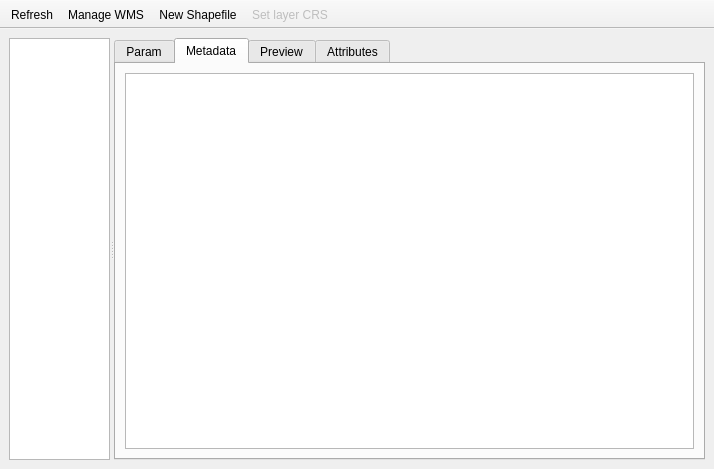
<?xml version="1.0" encoding="UTF-8"?>
<ui version="4.0">
 <class>QgsBrowserBase</class>
 <widget class="QMainWindow" name="QgsBrowserBase">
  <property name="geometry">
   <rect>
    <x>0</x>
    <y>0</y>
    <width>712</width>
    <height>469</height>
   </rect>
  </property>
  <property name="contextMenuPolicy">
   <enum>Qt::NoContextMenu</enum>
  </property>
  <property name="windowTitle">
   <string>QGIS Browser</string>
  </property>
  <widget class="QWidget" name="centralwidget">
   <property name="sizePolicy">
    <sizepolicy hsizetype="Expanding" vsizetype="Expanding">
     <horstretch>0</horstretch>
     <verstretch>0</verstretch>
    </sizepolicy>
   </property>
   <layout class="QHBoxLayout" name="horizontalLayout">
    <item>
     <widget class="QSplitter" name="splitter">
      <property name="sizePolicy">
       <sizepolicy hsizetype="Expanding" vsizetype="Expanding">
        <horstretch>0</horstretch>
        <verstretch>0</verstretch>
       </sizepolicy>
      </property>
      <property name="minimumSize">
       <size>
        <width>696</width>
        <height>0</height>
       </size>
      </property>
      <property name="orientation">
       <enum>Qt::Horizontal</enum>
      </property>
      <widget class="QTreeView" name="treeView">
       <property name="sizePolicy">
        <sizepolicy hsizetype="Preferred" vsizetype="Expanding">
         <horstretch>1</horstretch>
         <verstretch>0</verstretch>
        </sizepolicy>
       </property>
       <property name="dragEnabled">
        <bool>true</bool>
       </property>
       <property name="dragDropMode">
        <enum>QAbstractItemView::DragOnly</enum>
       </property>
       <attribute name="headerVisible">
        <bool>false</bool>
       </attribute>
      </widget>
      <widget class="QTabWidget" name="tabWidget">
       <property name="enabled">
        <bool>true</bool>
       </property>
       <property name="sizePolicy">
        <sizepolicy hsizetype="Expanding" vsizetype="Expanding">
         <horstretch>3</horstretch>
         <verstretch>0</verstretch>
        </sizepolicy>
       </property>
       <property name="currentIndex">
        <number>1</number>
       </property>
       <widget class="QWidget" name="paramTab">
        <property name="enabled">
         <bool>true</bool>
        </property>
        <attribute name="title">
         <string>Param</string>
        </attribute>
        <layout class="QVBoxLayout" name="verticalLayout_5">
         <item>
          <layout class="QVBoxLayout" name="paramLayout"/>
         </item>
        </layout>
       </widget>
       <widget class="QWidget" name="metaTab">
        <property name="enabled">
         <bool>true</bool>
        </property>
        <attribute name="title">
         <string>Metadata</string>
        </attribute>
        <layout class="QVBoxLayout" name="verticalLayout">
         <item>
          <widget class="QTextBrowser" name="metaTextBrowser"/>
         </item>
        </layout>
       </widget>
       <widget class="QWidget" name="previewTab">
        <property name="enabled">
         <bool>true</bool>
        </property>
        <attribute name="title">
         <string>Preview</string>
        </attribute>
        <layout class="QVBoxLayout" name="verticalLayout_2">
         <item>
          <widget class="QgsMapCanvas" name="mapCanvas"/>
         </item>
         <item>
          <widget class="QWidget" name="widget" native="true">
           <layout class="QHBoxLayout" name="horizontalLayout_2">
            <item>
             <spacer name="horizontalSpacer">
              <property name="orientation">
               <enum>Qt::Horizontal</enum>
              </property>
              <property name="sizeHint" stdset="0">
               <size>
                <width>370</width>
                <height>20</height>
               </size>
              </property>
             </spacer>
            </item>
            <item>
             <widget class="QPushButton" name="stopRenderingButton">
              <property name="sizePolicy">
               <sizepolicy hsizetype="Minimum" vsizetype="Fixed">
                <horstretch>0</horstretch>
                <verstretch>0</verstretch>
               </sizepolicy>
              </property>
              <property name="text">
               <string>Stop rendering</string>
              </property>
             </widget>
            </item>
           </layout>
          </widget>
         </item>
        </layout>
       </widget>
       <widget class="QWidget" name="attributesTab">
        <property name="enabled">
         <bool>true</bool>
        </property>
        <attribute name="title">
         <string>Attributes</string>
        </attribute>
        <layout class="QGridLayout" name="gridLayout">
         <item row="0" column="0">
          <widget class="QgsAttributeTableView" name="attributeTable"/>
         </item>
        </layout>
       </widget>
      </widget>
     </widget>
    </item>
   </layout>
  </widget>
  <widget class="QToolBar" name="toolBar">
   <property name="windowTitle">
    <string>toolBar</string>
   </property>
   <property name="movable">
    <bool>false</bool>
   </property>
   <property name="toolButtonStyle">
    <enum>Qt::ToolButtonTextBesideIcon</enum>
   </property>
   <property name="floatable">
    <bool>false</bool>
   </property>
   <attribute name="toolBarArea">
    <enum>TopToolBarArea</enum>
   </attribute>
   <attribute name="toolBarBreak">
    <bool>false</bool>
   </attribute>
   <addaction name="mActionRefresh"/>
   <addaction name="mActionWmsConnections"/>
   <addaction name="mActionNewVectorLayer"/>
   <addaction name="mActionSetProjection"/>
  </widget>
  <action name="mActionNewVectorLayer">
   <property name="icon">
    <iconset resource="../../images/images.qrc">
     <normaloff>:/images/themes/default/mActionNewVectorLayer.svg</normaloff>:/images/themes/default/mActionNewVectorLayer.svg</iconset>
   </property>
   <property name="text">
    <string>New Shapefile</string>
   </property>
   <property name="shortcut">
    <string>Ctrl+Shift+N</string>
   </property>
  </action>
  <action name="mActionRefresh">
   <property name="icon">
    <iconset resource="../../images/images.qrc">
     <normaloff>:/images/themes/default/mActionDraw.png</normaloff>:/images/themes/default/mActionDraw.png</iconset>
   </property>
   <property name="text">
    <string>Refresh</string>
   </property>
   <property name="shortcut">
    <string>Ctrl+R</string>
   </property>
  </action>
  <action name="mActionSetProjection">
   <property name="enabled">
    <bool>false</bool>
   </property>
   <property name="icon">
    <iconset resource="../../images/images.qrc">
     <normaloff>:/images/themes/default/mActionSetProjection.svg</normaloff>:/images/themes/default/mActionSetProjection.svg</iconset>
   </property>
   <property name="text">
    <string>Set layer CRS</string>
   </property>
   <property name="toolTip">
    <string>Set layer CRS</string>
   </property>
  </action>
  <action name="mActionWmsConnections">
   <property name="icon">
    <iconset resource="../../images/images.qrc">
     <normaloff>:/images/themes/default/mActionAddWmsLayer.svg</normaloff>:/images/themes/default/mActionAddWmsLayer.svg</iconset>
   </property>
   <property name="text">
    <string>Manage WMS</string>
   </property>
   <property name="toolTip">
    <string>Manage WMS Connections</string>
   </property>
   <property name="shortcut">
    <string>Ctrl+Shift+W</string>
   </property>
  </action>
 </widget>
 <customwidgets>
  <customwidget>
   <class>QgsMapCanvas</class>
   <extends>QGraphicsView</extends>
   <header>qgsmapcanvas.h</header>
  </customwidget>
  <customwidget>
   <class>QgsAttributeTableView</class>
   <extends>QTableView</extends>
   <header>qgsattributetableview.h</header>
  </customwidget>
 </customwidgets>
 <resources>
  <include location="../../images/images.qrc"/>
 </resources>
 <connections/>
</ui>
